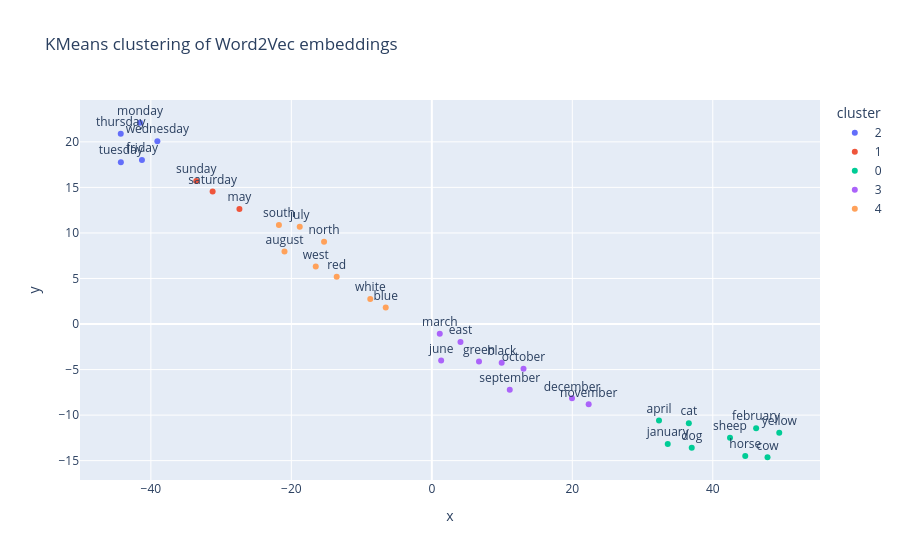

Notebook code cell kept with this figure:
### Markdown cell above
The figure shows a visualization of the 190 most frequent words. Several semantic clusters can be observed: for instance, weekdays are grouped closely together, while weekend days appear slightly separated. Additionally, there is a noticeable cluster related to the Olympics and sports.

### Code cell
plot_example_cluster(model)

### Figure 1 — Plotly figure (JSON) as saved in the notebook; plotly's stock layout.template omitted (floating-point values rounded to 4 significant figures)
{"data": [{"customdata": [["days"], ["days"], ["days"], ["days"], ["days"]], "hovertemplate": "cluster=2<br>x=%{x}<br>y=%{y}<br>word=%{text}<br>true_group=%{customdata[0]}<extra></extra>", "legendgroup": "2", "marker": {"color": "#636efa", "symbol": "circle"}, "mode": "markers+text", "name": "2", "orientation": "v", "showlegend": true, "text": ["monday", "tuesday", "wednesday", "thursday", "friday"], "x": [-41.54, -44.27, -39.07, -44.29, -41.27], "xaxis": "x", "y": [22.1, 17.77, 20.07, 20.89, 18.0], "yaxis": "y", "type": "scatter", "textposition": "top center"}, {"customdata": [["days"], ["days"], ["months"]], "hovertemplate": "cluster=1<br>x=%{x}<br>y=%{y}<br>word=%{text}<br>true_group=%{customdata[0]}<extra></extra>", "legendgroup": "1", "marker": {"color": "#EF553B", "symbol": "circle"}, "mode": "markers+text", "name": "1", "orientation": "v", "showlegend": true, "text": ["saturday", "sunday", "may"], "x": [-31.21, -33.53, -27.39], "xaxis": "x", "y": [14.56, 15.7, 12.63], "yaxis": "y", "type": "scatter", "textposition": "top center"}, {"customdata": [["months"], ["months"], ["months"], ["colors"], ["animals"], ["animals"], ["animals"], ["animals"], ["animals"]], "hovertemplate": "cluster=0<br>x=%{x}<br>y=%{y}<br>word=%{text}<br>true_group=%{customdata[0]}<extra></extra>", "legendgroup": "0", "marker": {"color": "#00cc96", "symbol": "circle"}, "mode": "markers+text", "name": "0", "orientation": "v", "showlegend": true, "text": ["january", "february", "april", "yellow", "dog", "cat", "horse", "cow", "sheep"], "x": [33.59, 46.17, 32.34, 49.46, 37.0, 36.59, 44.62, 47.79, 42.45], "xaxis": "x", "y": [-13.18, -11.44, -10.6, -11.93, -13.59, -10.89, -14.49, -14.63, -12.49], "yaxis": "y", "type": "scatter", "textposition": "top center"}, {"customdata": [["months"], ["months"], ["months"], ["months"], ["months"], ["months"], ["directions"], ["colors"], ["colors"]], "hovertemplate": "cluster=3<br>x=%{x}<br>y=%{y}<br>word=%{text}<br>true_group=%{customdata[0]}<extra></extra>", "legendgroup": "3", "marker": {"color": "#ab63fa", "symbol": "circle"}, "mode": "markers+text", "name": "3", "orientation": "v", "showlegend": true, "text": ["march", "june", "september", "october", "november", "december", "east", "green", "black"], "x": [1.132, 1.328, 11.1, 13.05, 22.33, 19.96, 4.081, 6.716, 9.945], "xaxis": "x", "y": [-1.069, -4.009, -7.21, -4.918, -8.82, -8.157, -1.961, -4.125, -4.264], "yaxis": "y", "type": "scatter", "textposition": "top center"}, {"customdata": [["months"], ["months"], ["directions"], ["directions"], ["directions"], ["colors"], ["colors"], ["colors"]], "hovertemplate": "cluster=4<br>x=%{x}<br>y=%{y}<br>word=%{text}<br>true_group=%{customdata[0]}<extra></extra>", "legendgroup": "4", "marker": {"color": "#FFA15A", "symbol": "circle"}, "mode": "markers+text", "name": "4", "orientation": "v", "showlegend": true, "text": ["july", "august", "north", "south", "west", "red", "blue", "white"], "x": [-18.81, -20.97, -15.34, -21.77, -16.53, -13.54, -6.563, -8.764], "xaxis": "x", "y": [10.68, 7.95, 9.037, 10.87, 6.312, 5.179, 1.814, 2.756], "yaxis": "y", "type": "scatter", "textposition": "top center"}], "layout": {"xaxis": {"anchor": "y", "domain": [0.0, 1.0], "title": {"text": "x"}}, "yaxis": {"anchor": "x", "domain": [0.0, 1.0], "title": {"text": "y"}}, "legend": {"title": {"text": "cluster"}, "tracegroupgap": 0}, "title": {"text": "KMeans clustering of Word2Vec embeddings"}}}
